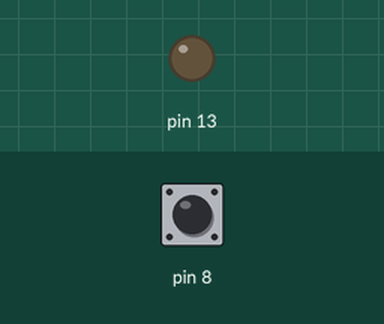
Recording of a sketch running on a simulated Arduino Uno, built with avr-gcc and run on an emulated ATmega328P. Parts: output pins drawn as LEDs (lit = HIGH). The inputs (shaded band) are chosen by the test bench; at power-on: pin 8 HIGH.

Above: at 1.2 s.
1.3 s: pin 8 pulled LOW for 0.15 s
At 2.5 s:
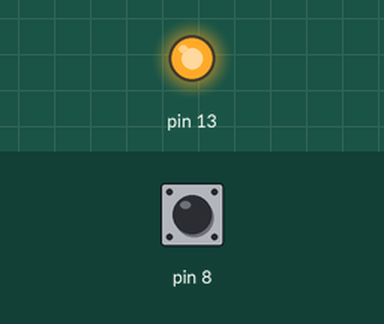
2.9 s: pin 8 pulled LOW for 1 s
At 3.9 s:
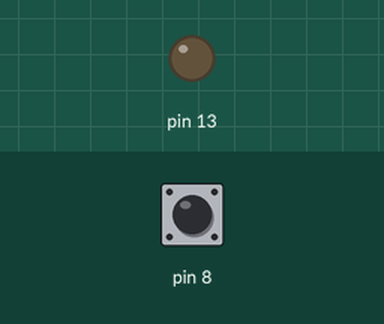
5.4 s: pin 8 pulled LOW for 3.2 s
At 5.8 s:
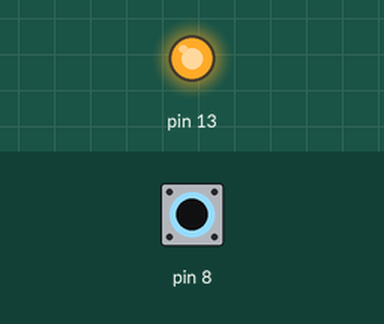
Timing chart, 0 to 8.4 s (numbered marks = the images above; inputs shaded):
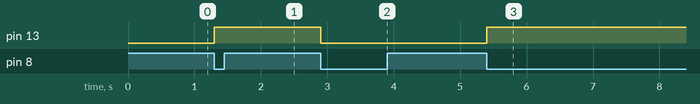

The sketch:

03_led_toggle.ino
```cpp
/*
 * Challenge #3: LED Toggle
 *
 * Sketch Name:
 *
 *   03_led_toggle
 *
 * Objective:
 *
 *   Toggle an LED whenever a button is pressed.
 *
 * Hardware:
 *
 *   LED    -> Pin 13
 *   Button -> Pin 8
 *
 * Requirements:
 *
 *   - Detect a button press event.
 *   - Toggle the LED state.
 *   - Avoid repeated toggles while
 *     holding the button.
 *
 * Concepts Practiced:
 *
 *   - Edge Detection
 *   - Previous State Tracking
 *   - Button Bounce Discovery
 *   - State Variables
 */

#include <Arduino.h>

bool ledOn = false;
int previousPin8State = HIGH;

void setup() {
  pinMode(13, OUTPUT);
  pinMode(8, INPUT_PULLUP);
}

void loop() {
  int currentPin8State = digitalRead(8);
  if (previousPin8State == HIGH && currentPin8State == LOW) {
    ledOn = !ledOn;
  }
  previousPin8State = currentPin8State;
  digitalWrite(13, ledOn);
}
```

Measured:
- after the input at 1.3 s, pin 13: LOW → HIGH at once
- after the input at 2.9 s, pin 13: HIGH → LOW at once
- after the input at 5.4 s, pin 13: LOW → HIGH at once
